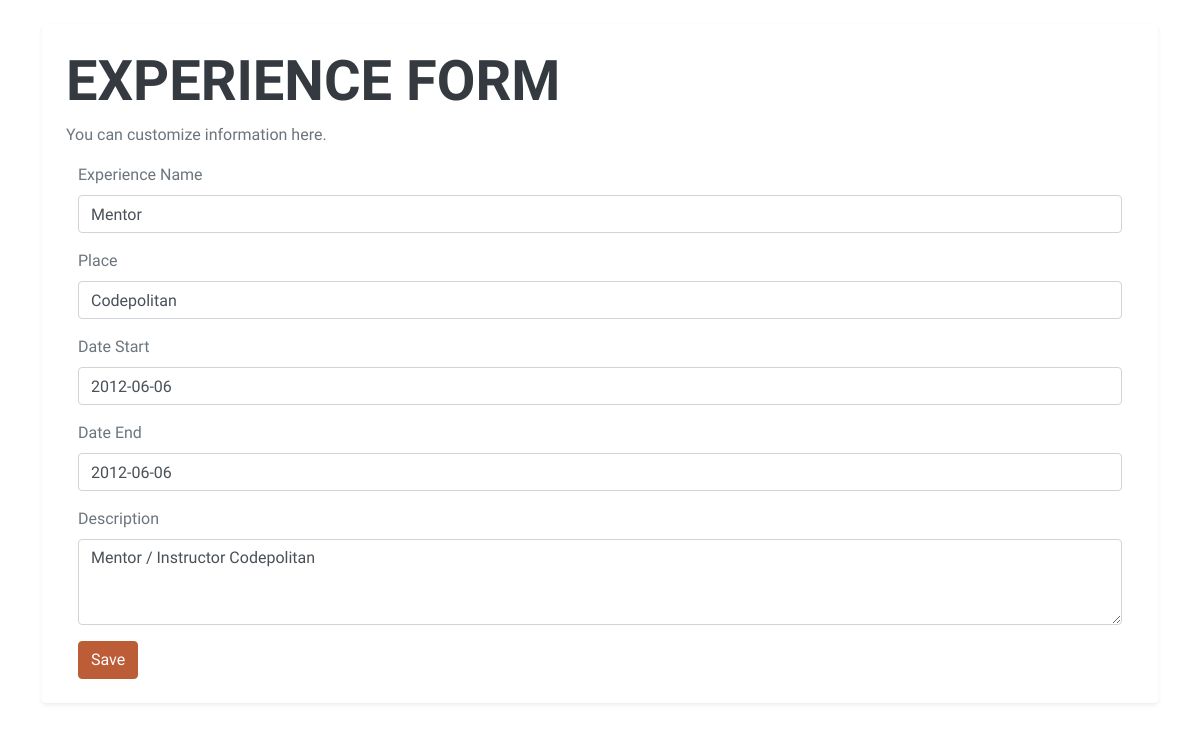
The page /admin/experiences/form.php?id=2 on the database its author committed.
### tables this page shows
CREATE TABLE IF NOT EXISTS `experiences` (
  `id` int(11) NOT NULL AUTO_INCREMENT,
  `name` varchar(150) DEFAULT NULL,
  `place` varchar(150) NOT NULL,
  `date_start` date DEFAULT NULL,
  `date_end` date DEFAULT NULL,
  `description` text DEFAULT NULL,
  PRIMARY KEY (`id`) USING BTREE
);

### helper.php (called while the page is built, shortened)
<?php
$base_url = "http://localhost/codepolitan/intalablog/";

### admin/experiences/form.php (the view, shortened to what this page needs)
<?php
include("../../connection.php");
include("../../helper.php");
if( !empty($_GET['id']) ){
	$id = $_GET['id'];
	$action = $base_url.'admin/experiences/process.php?type=edit&id='.$id;
	$query_experiences = mysqli_query($connection, "SELECT * FROM experiences WHERE id = $id");
	$result = mysqli_fetch_all($query_experiences, MYSQLI_ASSOC);
} else {
	$action = $base_url.'admin/experiences/process.php?type=create';
}
?>
<!DOCTYPE html>
<html lang="en">
    <head>
        <link href="../../css/styles.css" rel="stylesheet" />
    </head>
    <body class="p-0">
        <div class="container mt-4">
        	<div class="col-md-12 shadow-sm p-4 mb-5 bg-white rounded">
  				<h2>Experience Form</h2>
				<p>You can customize information here.</p>
				<div class="col-12">
	        		<form action="<?=$action?>" method="POST">
					    <div class="form-group">
					        <label for="exampleInputExperienceName">Experience Name</label>
					        <input type="text" name="name" class="form-control" id="exampleInputExperienceName" value="<?=isset($result) ? $result[0]['name'] : ''?>">
					    </div>
					    <div class="form-group">
					        <label for="exampleInputPlace">Place</label>
					        <input type="text" name="place" class="form-control" id="exampleInputPlace" value="<?=isset($result) ? $result[0]['place'] : ''?>">
					    </div>
					    <div class="form-group">
					        <label for="exampleInputDateStart">Date Start</label>
					        <input type="text" name="date_start" class="form-control" id="exampleInputDateStart" value="<?=isset($result) ? $result[0]['date_start'] : ''?>">
					    </div>
					    <div class="form-group">
					        <label for="exampleInputDateEnd">Date End</label>
					        <input type="text" name="date_end" class="form-control" id="exampleInputDateEnd" value="<?=isset($result) ? $result[0]['date_end'] : ''?>">
					    </div>
					    <div class="form-group">
					        <label for="exampleDescription">Description</label>
					        <textarea name="description" class="form-control" id="exampleDescription" rows="3"><?=isset($result) ? $result[0]['description'] : ''?></textarea>
					    </div>
					    <button type="submit" class="btn btn-primary">Save</button>
					</form>
				</div>
			</div>
        </div>
    </body>
</html>

### rows shown on the page
experiences: name "Mentor", place "Codepolitan", date_start "2012-06-06", date_end "2012-06-06", description "Mentor / Instructor Codepolitan"
